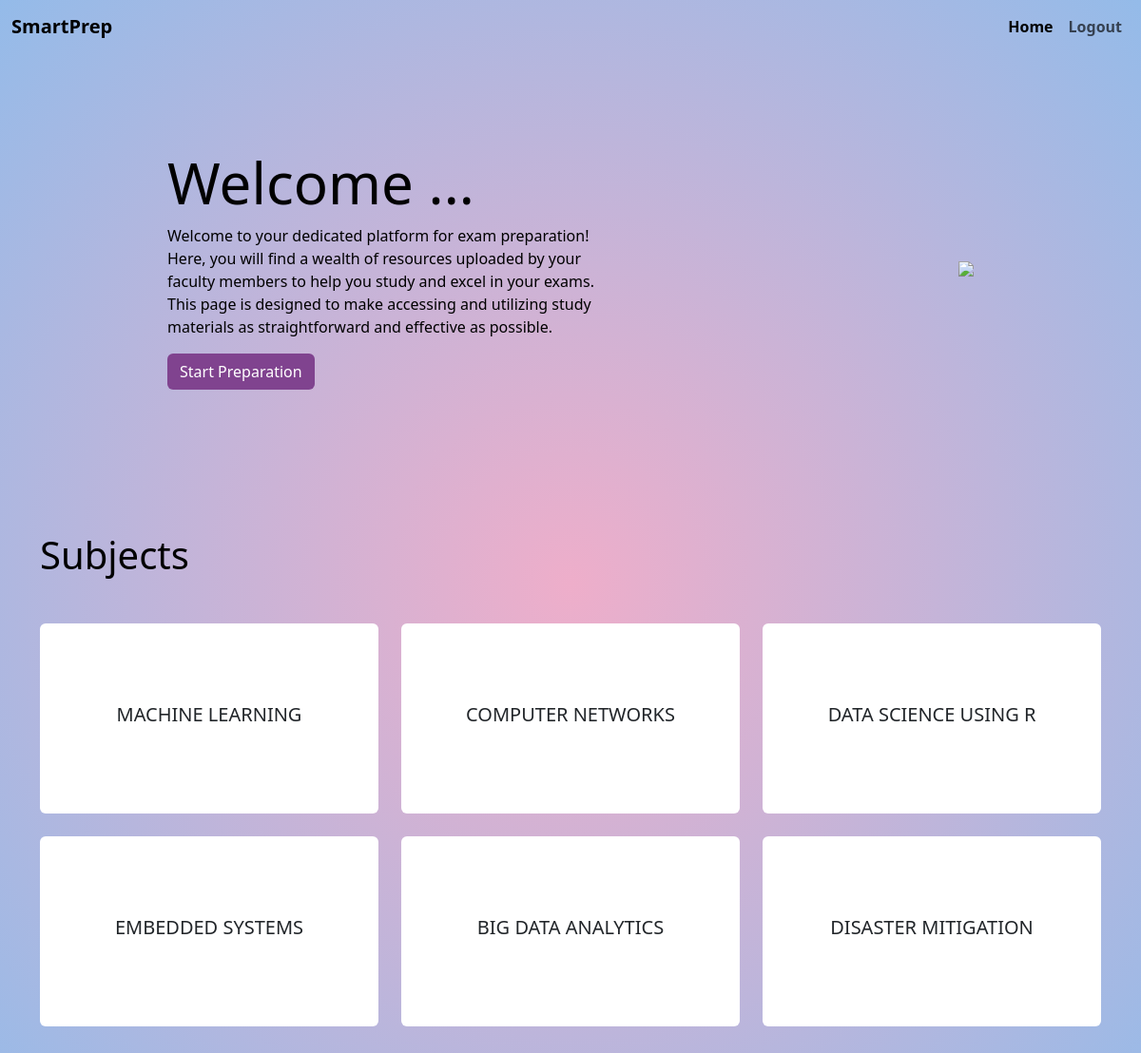
The page /student/ on the database its author committed.
### accounts/models.py (models this page shows, shortened)
class PDFFile(models.Model):
    chapter_name = models.CharField(max_length=100)
    chapter_number = models.IntegerField()
    pdf_file = models.FileField(upload_to='pdfs/')
    uploadedBy = models.ForeignKey(User, on_delete=models.CASCADE, related_name="uploadedBy")
    subject = models.CharField(max_length=100,default = "EMBEDDED SYSTEMS")
    views_count = models.PositiveIntegerField(default=0)

### accounts/views.py (the view)
# urls.py: path('student/', Student , name = "Student"),
def Student(request):
    user = request.user
    subjects = student_home(user.username)
    return render(request, 'accounts/Student.html' , {'username' :user.username , 'subjects' : subjects})

### accounts/views.py (called while the page is built)
def student_home(username):
    arr=PDFFile.objects.values('subject').distinct()
    arr2=[]
    for i in arr:
        arr2.append(i['subject'])
    return arr2

### templates/accounts/Student.html (shortened to what this page needs)
{% load static %}
<!DOCTYPE html>
<html lang="en">
<head>
    <link rel="stylesheet" href="{% static 'css/Student.css' %}"/>
    <link href="https://cdn.jsdelivr.net/npm/bootstrap@5.3.3/dist/css/bootstrap.min.css" rel="stylesheet">
</head>
<body>
  <nav class="navbar navbar-expand-lg navbar-custom sticky-top">
    <div class="container-fluid">
      <a class="navbar-brand" href="#" style="font-weight: bold;">SmartPrep</a>
      <div class="collapse navbar-collapse" id="navbarSupportedContent">
        <ul class="navbar-nav mb-2 mb-lg-0 ms-auto">
          <li class="nav-item">
            <a class="nav-link active" aria-current="page" href="{% url 'accounts:Student' %}" style="font-weight: bold;">Home</a>
          </li>
          <li class="nav-item">
            <a class="nav-link" href="{% url 'accounts:logout' %}" style="font-weight: bold;">Logout</a>
          </li>
        </ul>
      </div>
    </div>
  </nav>
  <div class="card1">
    <div class="content">
      <h1 class="head">Welcome {{ username }}...</h1>
      <p>Welcome to your dedicated platform for exam preparation! Here, you will find a wealth of resources uploaded by your faculty members to help you study and excel in your exams. This page is designed to make accessing and utilizing study materials as straightforward and effective as possible.</p>
      <a href="#subjects"><button class="btn" style="background-color: #80438f;color: #fff;">Start Preparation</button></a>
    </div>
    <img src="https://res.cloudinary.com/dhva31opb/image/upload/e_background_removal/e_dropshadow:azimuth_220;elevation_60;spread_20/f_png/v1718294520/WhatsApp_Image_2024-06-13_at_8.50.26_PM_ts2g6t.jpg"/>
  </div>
    <div class="section" id="subjects">
        <div class="container">
            <h1 style="color: black;">Subjects</h1>
            <div class="row row-cols-1 row-cols-md-3 g-4">
              {% for subject in subjects %}
                <div class="col">
                  <a href="/student/resources/{{subject}}/"><div class="card">
                    <div class="card-body">
                      <h5 class="card-title">{{ subject }}</h5>
                    </div>
                  </div></a>
                </div>
              {% endfor %}
            </div>
        </div>
    </div>
</body>
</html>

### static/css/Student.css (style rules this page uses)
body { background: radial-gradient( #eeaeca,#94bbe9); }
.navbar-custom { background-color: transparent !important; backdrop-filter: blur(0px); }
.head { color: black; font-size: 60px; }
.content { width: 40%; }
.content p { color: black; }
.section { padding-top: 150px; padding-bottom: 150px; }
.section h1 { color: #fff; padding-bottom: 40px; }
.card { cursor: pointer; border: 5px !important; border-left-color: #b021b0 !important; }
.card-body { display: flex; align-items: center; justify-content: center; height: 200px; }
a { text-decoration: none !important; }
.card1 { display: flex; flex-direction: row; justify-content: space-around; align-items: center; margin-top: 100px; }

### rows shown on the page
PDFFile: subject "MACHINE LEARNING"
PDFFile: subject "COMPUTER NETWORKS"
PDFFile: subject "DATA SCIENCE USING R"
PDFFile: subject "EMBEDDED SYSTEMS"
PDFFile: subject "BIG DATA ANALYTICS"
PDFFile: subject "DISASTER MITIGATION"
